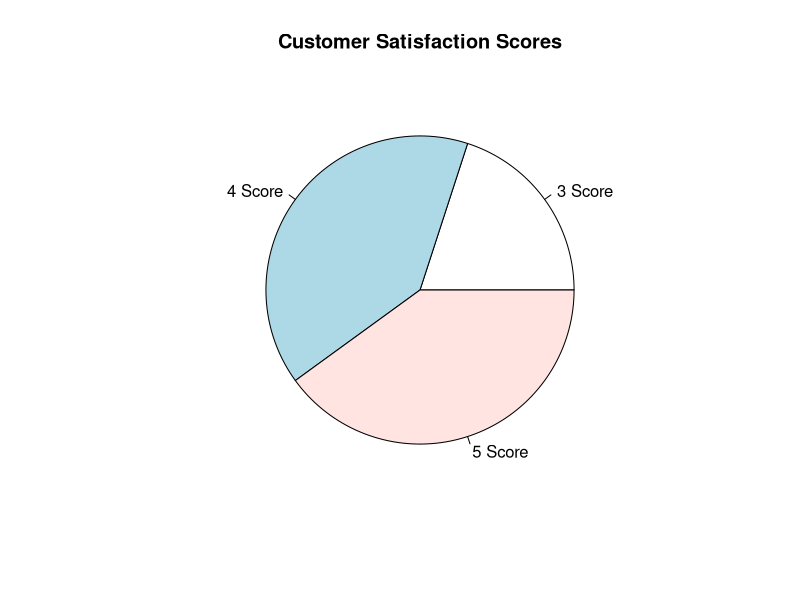

Source code (R):
# Satisfaction scores
satisfaction <- c(4, 5, 3, 4, 5)

# Calculate frequency
score_count <- table(satisfaction)

# Pie Chart
pie(score_count,
    labels = paste(names(score_count), "Score"),
    main = "Customer Satisfaction Scores")
